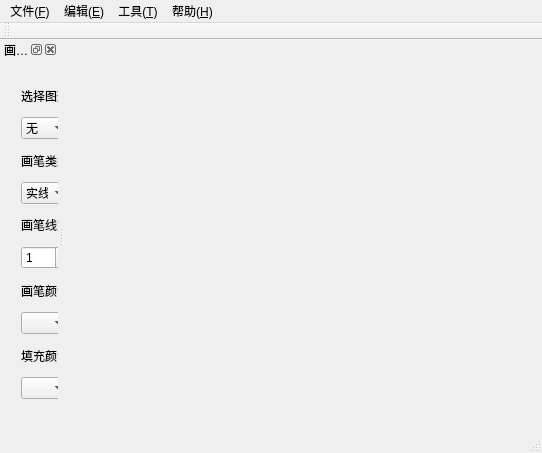
<?xml version="1.0" encoding="UTF-8"?>
<ui version="4.0">
 <class>MainWindow</class>
 <widget class="QMainWindow" name="MainWindow">
  <property name="geometry">
   <rect>
    <x>0</x>
    <y>0</y>
    <width>542</width>
    <height>453</height>
   </rect>
  </property>
  <property name="windowTitle">
   <string>MainWindow</string>
  </property>
  <widget class="QWidget" name="centralWidget"/>
  <widget class="QMenuBar" name="menuBar">
   <property name="geometry">
    <rect>
     <x>0</x>
     <y>0</y>
     <width>542</width>
     <height>23</height>
    </rect>
   </property>
   <widget class="QMenu" name="menu">
    <property name="title">
     <string>文件(&amp;F)</string>
    </property>
    <addaction name="action_N"/>
    <addaction name="action_O"/>
    <addaction name="separator"/>
    <addaction name="action_S"/>
    <addaction name="action_A"/>
    <addaction name="separator"/>
    <addaction name="action_P"/>
    <addaction name="action_X"/>
   </widget>
   <widget class="QMenu" name="menu_E">
    <property name="title">
     <string>编辑(&amp;E)</string>
    </property>
    <addaction name="action_3"/>
    <addaction name="action_4"/>
    <addaction name="action_5"/>
    <addaction name="action_6"/>
    <addaction name="action_7"/>
    <addaction name="separator"/>
    <addaction name="action_9"/>
   </widget>
   <widget class="QMenu" name="menu_T">
    <property name="title">
     <string>工具(&amp;T)</string>
    </property>
    <addaction name="action_10"/>
   </widget>
   <widget class="QMenu" name="menu_H">
    <property name="title">
     <string>帮助(&amp;H)</string>
    </property>
    <addaction name="action_11"/>
   </widget>
   <addaction name="menu"/>
   <addaction name="menu_E"/>
   <addaction name="menu_T"/>
   <addaction name="menu_H"/>
  </widget>
  <widget class="QToolBar" name="mainToolBar">
   <attribute name="toolBarArea">
    <enum>TopToolBarArea</enum>
   </attribute>
   <attribute name="toolBarBreak">
    <bool>false</bool>
   </attribute>
  </widget>
  <widget class="QStatusBar" name="statusBar"/>
  <widget class="QDockWidget" name="dockWidget">
   <property name="enabled">
    <bool>true</bool>
   </property>
   <property name="windowTitle">
    <string>画图工具</string>
   </property>
   <attribute name="dockWidgetArea">
    <number>1</number>
   </attribute>
   <widget class="QWidget" name="dockWidgetContents">
    <widget class="QWidget" name="layoutWidget">
     <property name="geometry">
      <rect>
       <x>10</x>
       <y>10</y>
       <width>71</width>
       <height>341</height>
      </rect>
     </property>
     <layout class="QVBoxLayout" name="verticalLayout">
      <item>
       <widget class="QLabel" name="label">
        <property name="text">
         <string>选择图形：</string>
        </property>
       </widget>
      </item>
      <item>
       <widget class="QComboBox" name="shapeComboBox">
        <item>
         <property name="text">
          <string>无</string>
         </property>
        </item>
        <item>
         <property name="text">
          <string>直线</string>
         </property>
        </item>
        <item>
         <property name="text">
          <string>矩形</string>
         </property>
        </item>
        <item>
         <property name="text">
          <string>椭圆</string>
         </property>
        </item>
       </widget>
      </item>
      <item>
       <widget class="QLabel" name="label_2">
        <property name="text">
         <string>画笔类型：</string>
        </property>
       </widget>
      </item>
      <item>
       <widget class="QComboBox" name="penStyleComboBox">
        <item>
         <property name="text">
          <string>实线</string>
         </property>
        </item>
        <item>
         <property name="text">
          <string>点线</string>
         </property>
        </item>
       </widget>
      </item>
      <item>
       <widget class="QLabel" name="label_3">
        <property name="text">
         <string>画笔线宽：</string>
        </property>
       </widget>
      </item>
      <item>
       <widget class="QSpinBox" name="penWidthSpinBox">
        <property name="minimum">
         <number>1</number>
        </property>
       </widget>
      </item>
      <item>
       <widget class="QLabel" name="label_4">
        <property name="text">
         <string>画笔颜色：</string>
        </property>
       </widget>
      </item>
      <item>
       <widget class="QComboBox" name="penColorComboBox"/>
      </item>
      <item>
       <widget class="QLabel" name="label_5">
        <property name="text">
         <string>填充颜色：</string>
        </property>
       </widget>
      </item>
      <item>
       <widget class="QComboBox" name="brushColorComboBox"/>
      </item>
     </layout>
    </widget>
   </widget>
  </widget>
  <action name="action_N">
   <property name="text">
    <string>新建(&amp;N)</string>
   </property>
  </action>
  <action name="action_O">
   <property name="text">
    <string>打开(&amp;O)</string>
   </property>
  </action>
  <action name="action_S">
   <property name="text">
    <string>保存(&amp;S)</string>
   </property>
  </action>
  <action name="action_A">
   <property name="text">
    <string>另存为(&amp;A)</string>
   </property>
  </action>
  <action name="action_P">
   <property name="text">
    <string>打印(&amp;P)</string>
   </property>
  </action>
  <action name="action_X">
   <property name="text">
    <string>退出(&amp;X)</string>
   </property>
  </action>
  <action name="action_3">
   <property name="text">
    <string>放大</string>
   </property>
  </action>
  <action name="action_4">
   <property name="text">
    <string>缩小</string>
   </property>
  </action>
  <action name="action_5">
   <property name="text">
    <string>还原</string>
   </property>
  </action>
  <action name="action_6">
   <property name="text">
    <string>旋转</string>
   </property>
  </action>
  <action name="action_7">
   <property name="text">
    <string>拉伸</string>
   </property>
  </action>
  <action name="action_9">
   <property name="text">
    <string>清空</string>
   </property>
  </action>
  <action name="action_10">
   <property name="text">
    <string>绘图工具栏</string>
   </property>
  </action>
  <action name="action_11">
   <property name="text">
    <string>关于本软件</string>
   </property>
  </action>
 </widget>
 <layoutdefault spacing="6" margin="11"/>
 <resources/>
 <connections/>
</ui>
